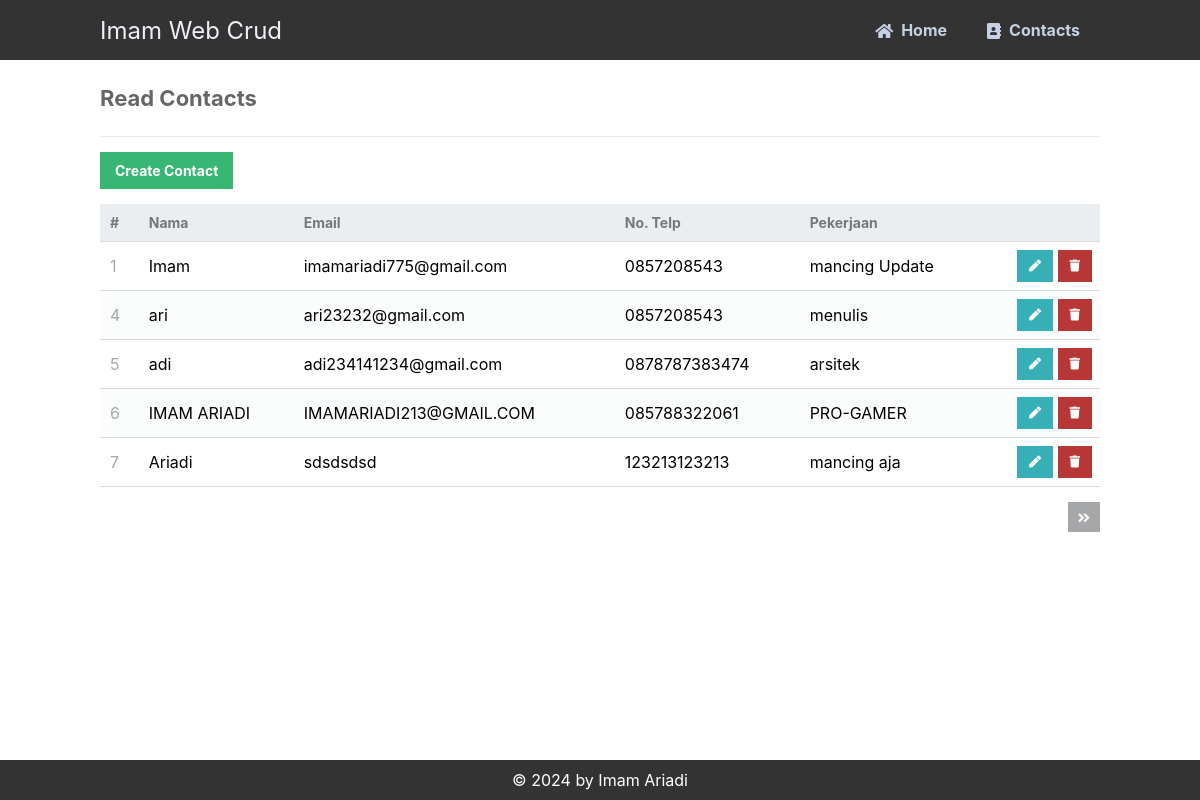
The app's page /read.php with its own data.
### tables this page shows
CREATE TABLE `kontak` (
  `id` int(11) NOT NULL,
  `nama` varchar(50) NOT NULL,
  `email` varchar(50) NOT NULL,
  `telp` varchar(15) NOT NULL,
  `pekerjaan` varchar(50) NOT NULL
);

### read.php (the view, shortened to what this page needs)
<?php
include 'functions.php';
$pdo = pdo_connect_mysql();
$page = isset($_GET['page']) && is_numeric($_GET['page']) ? (int)$_GET['page'] : 1;
$records_per_page = 5;
$stmt = $pdo->prepare('SELECT * FROM kontak ORDER BY id LIMIT :current_page, :record_per_page');
$stmt->bindValue(':current_page', ($page-1)*$records_per_page, PDO::PARAM_INT);
$stmt->bindValue(':record_per_page', $records_per_page, PDO::PARAM_INT);
$stmt->execute();
$contacts = $stmt->fetchAll(PDO::FETCH_ASSOC);
$num_contacts = $pdo->query('SELECT COUNT(*) FROM kontak')->fetchColumn();
?>
<?=template_header('Read')?>
<div class="content read">
	<h2>Read Contacts</h2>
	<a href="create.php" class="create-contact">Create Contact</a>
	<table>
        <thead>
            <tr>
                <td>#</td>
                <td>Nama</td>
                <td>Email</td>
                <td>No. Telp</td>
                <td>Pekerjaan</td>
                <td></td>
            </tr>
        </thead>
        <tbody>
            <?php foreach ($contacts as $contact): ?>
            <tr>
                <td><?=$contact['id']?></td>
                <td><?=$contact['nama']?></td>
                <td><?=$contact['email']?></td>
                <td><?=$contact['telp']?></td>
                <td><?=$contact['pekerjaan']?></td>
                <td class="actions">
                    <a href="update.php?id=<?=$contact['id']?>" class="edit"><i class="fas fa-pen fa-xs"></i></a>
                    <a href="delete.php?id=<?=$contact['id']?>" class="trash"><i class="fas fa-trash fa-xs"></i></a>
                </td>
            </tr>
            <?php endforeach; ?>
        </tbody>
    </table>
	<div class="pagination">
		<?php if ($page*$records_per_page < $num_contacts): ?>
		<a href="read.php?page=<?=$page+1?>"><i class="fas fa-angle-double-right fa-sm"></i></a>
		<?php endif; ?>
	</div>
</div>
<?=template_footer()?>

### functions.php (shortened to what this page needs)
<?php
function template_header($title) {
echo <<<EOT
<!DOCTYPE html>
<html>
	<head>
		<meta charset="utf-8">
		<title>$title</title>
		<link href="style.css" rel="stylesheet" type="text/css">
		<link rel="stylesheet" href="https://use.fontawesome.com/releases/v5.7.1/css/all.css">
	</head>
	<body>
    <nav class="navtop"
	style="
	background-color: #333333;
	"
	>
    	<div>
    		<h1>Imam Web Crud</h1>
            <a href="index.php"><i class="fas fa-home"></i>Home</a>
    		<a href="read.php"><i class="fas fa-address-book"></i>Contacts</a>
    	</div>
    </nav>
EOT;
}
function template_footer() {
echo <<<EOT
	<body>
		<footer style="
			display: flex;
			align-items: center;
			justify-content: center;
			position: fixed;
			bottom: 0;
			left: 0;
			width: 100%;
			background-color: #333;
			color: white;
			text-align: center;
			padding: 10px 0;
		">
			<p style="
			margin: 0;
			">&copy; 2024 by Imam Ariadi</p>
		</footer>
	</body>
EOT;
}
?>

### style.css (style rules this page uses)
* { box-sizing: border-box; font-family: -apple-system, BlinkMacSystemFont, "segoe ui", roboto, oxygen, ubuntu, cantarell, "fira sans", "droid sans", "helvetica neue", Arial, sans-serif; font-size: 16px; -webkit-font-smoothing: antialiased; -moz-osx-font-smoothing: grayscale; }
body { background-color: #FFFFFF; margin: 0; }
.navtop { background-color: #333333; height: 60px; width: 100%; border: 0; }
.navtop div { display: flex; margin: 0 auto; width: 1000px; height: 100%; }
.navtop div h1, .navtop div a { display: inline-flex; align-items: center; }
.navtop div h1 { flex: 1; font-size: 24px; padding: 0; margin: 0; color: #ecf0f6; font-weight: normal; }
.navtop div a { padding: 0 20px; text-decoration: none; color: #c5d2e5; font-weight: bold; }
.navtop div a i { padding: 2px 8px 0 0; }
.content { width: 1000px; margin: 0 auto; }
.content h2 { margin: 0; padding: 25px 0; font-size: 22px; border-bottom: 1px solid #ebebeb; color: #666666; }
.read .create-contact { display: inline-block; text-decoration: none; background-color: #38b673; font-weight: bold; font-size: 14px; color: #FFFFFF; padding: 10px 15px; margin: 15px 0; }
.read .pagination { display: flex; justify-content: flex-end; }
.read .pagination a { display: inline-block; text-decoration: none; background-color: #a5a7a9; font-weight: bold; color: #FFFFFF; padding: 5px 10px; margin: 15px 0 15px 5px; }
.read table { width: 100%; padding-top: 30px; border-collapse: collapse; }
.read table thead { background-color: #ebeef1; border-bottom: 1px solid #d3dae0; }
.read table thead td { padding: 10px; font-weight: bold; color: #767779; font-size: 14px; }
.read table tbody tr { border-bottom: 1px solid #d3dae0; }
.read table tbody tr:nth-child(even) { background-color: #fbfcfc; }
.read table tbody tr td { padding: 10px; }
.read table tbody tr td:nth-child(1) { color: #a5a7a9; }
.read table tbody tr td.actions { padding: 8px; text-align: right; }
.read table tbody tr td.actions .edit, .read table tbody tr td.actions .trash { display: inline-flex; text-align: right; text-decoration: none; color: #FFFFFF; padding: 10px 12px; }
.read table tbody tr td.actions .trash { background-color: #b73737; }
.read table tbody tr td.actions .edit { background-color: #37afb7; }

### records on screen
kontak: id "1", nama "Imam", email "imamariadi775@gmail.com", telp "0857208543", pekerjaan "mancing Update"
kontak: id "4", nama "ari", email "ari23232@gmail.com", telp "0857208543", pekerjaan "menulis"
kontak: id "5", nama "adi", email "adi234141234@gmail.com", telp "0878787383474", pekerjaan "arsitek"
kontak: id "6", nama "IMAM ARIADI", email "IMAMARIADI213@GMAIL.COM", telp "085788322061", pekerjaan "PRO-GAMER"
kontak: id "7", nama "Ariadi", email "sdsdsdsd", telp "123213123213", pekerjaan "mancing aja"
